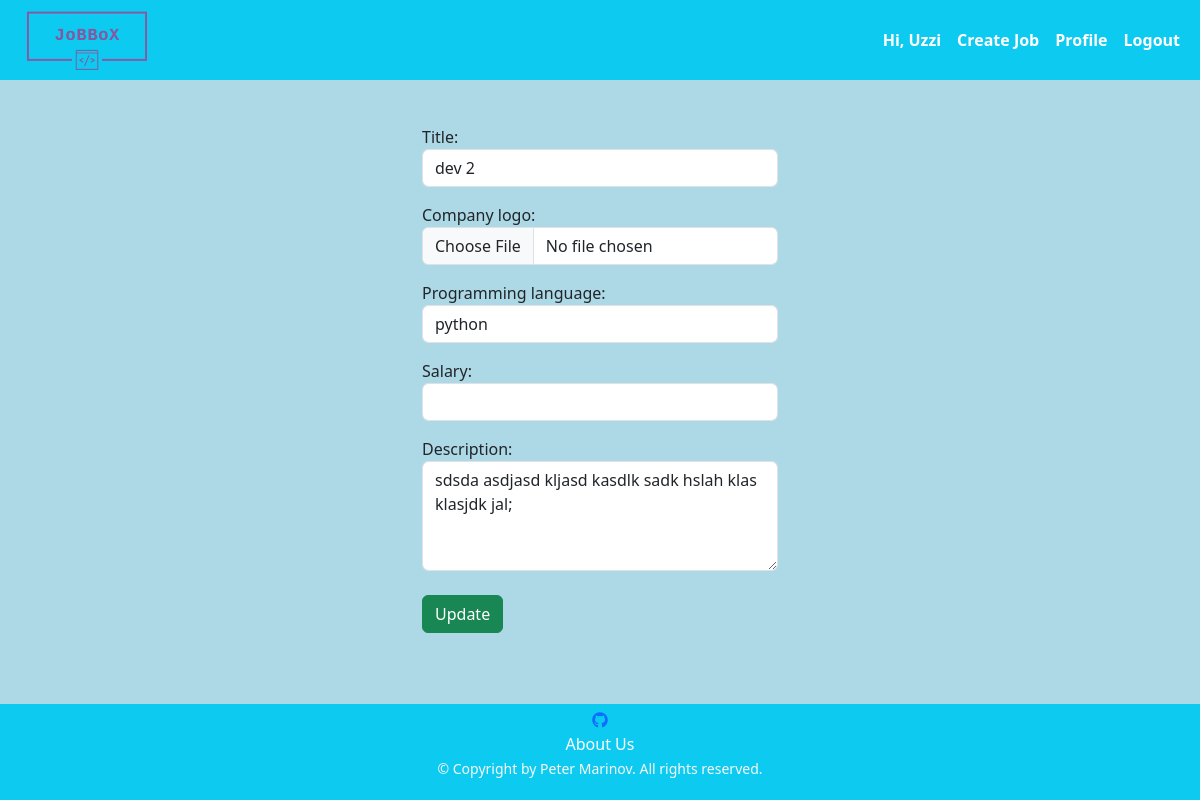
Screenshot of /job/5/edit (signed in) with the database file from the repository.
### jobbox/app_auth/models.py (models this page shows)
class AppUser(auth_models.AbstractBaseUser, auth_models.PermissionsMixin):
    USERNAME_FIELD = 'email'
    objects = AppUserManager()
    email = models.EmailField(
        null=False,
        blank=False,
        unique=True,
    )
    is_staff = models.BooleanField(
        default=False,
    )

### jobbox/common/models.py (models this page shows, shortened)
class ProfileHR(models.Model):
    FIRST_NAME_MAX_LEN = 30
    LAST_NAME_MAX_LEN = 30
    COMPANY_NAME_MAX_LEN = 15
    TELEPHONE_NUMBER_MAX_LEN = 13
    TELEPHONE_NUMBER_MIN_LEN = 4
    PROFILE_PICTURE_MAX_SIZE_IN_MB = 1
    first_name = models.CharField(
        max_length=FIRST_NAME_MAX_LEN,
        null=True,
        blank=False,
        validators=[
            check_if_only_letters,
        ]
    )
    last_name = models.CharField(
        max_length=LAST_NAME_MAX_LEN,
        null=True,
        blank=True,
        validators=[
            check_if_only_letters,
        ]
    )
    company_name = models.CharField(
        max_length=COMPANY_NAME_MAX_LEN,
        null=True,
        blank=True,
    )
    profile_picture = models.ImageField(
        upload_to='profilehr',
        null=True,
        blank=True,
        validators=[
            FileSizeValidatorInMB(PROFILE_PICTURE_MAX_SIZE_IN_MB)
        ]
    )
    telephone_number = models.CharField(
        max_length=TELEPHONE_NUMBER_MAX_LEN,
        null=True,
        blank=True,
        validators=[
            validators.MinLengthValidator(TELEPHONE_NUMBER_MIN_LEN),
            check_if_number_starts_with_zero_or_plus,
        ]
    )
    user = models.OneToOneField(
        UserModel,
        on_delete=models.CASCADE,
        primary_key=True,
    )
    class Meta:
        verbose_name_plural = 'Profile HRs'

### jobbox/job/models.py (models this page shows)
class Job(models.Model):
    TITLE_MAX_LEN = 30
    PROGRAMMING_LANGUAGE_MAX_LEN = 15
    SALARY_MIN_VALUE = 0
    DESCRIPTION_MIN_LEN = 20
    DESCRIPTION_MAX_LEN = 300
    COMPANY_LOG_MAX_SIZE_IN_MB = 1
    title = models.CharField(
        null=False,
        blank=False,
        max_length=TITLE_MAX_LEN
    )
    company_logo = models.ImageField(
        upload_to='companies_logo',
        null=False,
        blank=False,
        validators=(
            FileSizeValidatorInMB(COMPANY_LOG_MAX_SIZE_IN_MB),
        )
    )
    programming_language = models.CharField(
        null=False,
        blank=False,
        max_length=PROGRAMMING_LANGUAGE_MAX_LEN
    )
    salary = models.IntegerField(
        null=True,
        blank=True,
        validators=(
            validators.MinValueValidator(SALARY_MIN_VALUE),
        )
    )
    description = models.TextField(
        null=False,
        blank=False,
        validators=(
            validators.MinLengthValidator(DESCRIPTION_MIN_LEN),
            validators.MaxLengthValidator(DESCRIPTION_MAX_LEN),
        )
    )
    hr = models.ForeignKey(
        AppUser,
        on_delete=models.CASCADE,
    )

### jobbox/job/views.py (the view, shortened to what this page needs)
# urls.py: path('<int:pk>/edit', EditJobView.as_view(), name='edit_job'),
class EditJobView(OnlyHRCanEditAndDeleteTheirJobMixin, views.UpdateView):
    template_name = 'job/edit_job.html'
    model = Job
    form_class = EditJobFrom

### jobbox/job/forms.py
class EditJobFrom(forms.ModelForm):
    class Meta:
        model = Job
        fields = ['title', 'company_logo', 'programming_language', 'salary', 'description']
        widgets = {
            'title': forms.TextInput(attrs={'class': 'form-control'}),
            'company_logo': forms.FileInput(attrs={'class': 'form-control'}),
            'programming_language': forms.TextInput(attrs={'class': 'form-control'}),
            'salary': forms.NumberInput(attrs={'class': 'form-control'}),
            'description': forms.Textarea(attrs={'class': 'form-control', 'rows': 4}),
        }

### jobbox/job/views.py (called while the page is built)
    def dispatch(self, request, *args, **kwargs):
        user = self.request.current_user
        if not user:
            raise PermissionDenied()
        try:
            job = Job.objects.get(pk=kwargs['pk'])
            if job.hr_id == user.pk:
                has_job_created = job
            else:
                has_job_created = None
        except Job.DoesNotExist:
            has_job_created = None
        if hasattr(user, 'profilehr') and has_job_created:
            return super().dispatch(request, *args, **kwargs)
        raise PermissionDenied()

### middawares/middawares.py (called while the page is built)
def set_profile_middleware(get_response):
    def middleware(request, *args, **kwargs):
        if request.user.is_authenticated:
            request.current_user = request.user
        else:
            request.current_user = None
        return get_response(request, *args, **kwargs)
    return middleware

### templates/job/edit_job.html (shortened to what this page needs)
{% extends 'base.html' %}
{% block content %}
    <div class="col-sm-4">
        <form action="{% url 'edit_job' pk=object.pk %}" method="POST" enctype="multipart/form-data">
            <div class="form-group">
                {{ form.as_p }}
                <button class="btn btn-success mt-2">Update</button>
            </div>
        </form>
    </div>
{% endblock %}

### templates/base.html (shortened to what this page needs)
{% load static %}
<!doctype html>
<html lang="en">
<head>
    <link href="https://cdn.jsdelivr.net/npm/bootstrap@5.3.0/dist/css/bootstrap.min.css" rel="stylesheet"
>
    <link rel="stylesheet" href="{% static 'style/styles.css' %}">
    <link rel="stylesheet" href="https://cdnjs.cloudflare.com/ajax/libs/font-awesome/6.4.0/css/all.min.css">
</head>
<body>
<header class="header" stlye="height: 100%;">
    <nav class="navbar navbar-expand-sm navbar-light bg-info">
        <div class="container-fluid">
            <a href="{% url 'index' %}">
                <img src="{% static 'jobbox_logos/logo_transparent.png' %}" alt="JoBBoX logo" width="150"
                     class="d-inline-block align-top">
            </a>
            {% if not request.current_user.is_authenticated %}
                <ul class="navbar-nav">
                    <li class="nav-item active">
                        <a class="nav-link badge badge-dark fw-bold nav-link" href="{% url 'login_user' %}">Login</a>
                    </li>
                    <li class="nav-item active">
                        <a class="nav-link badge badge-dark" href="{% url 'register_user' %}">Register</a>
                    </li>
                </ul>
            {% else %}
                <ul class="navbar-nav">
                    <li class="nav-item active">
                        <span class="nav-link badge badge-dark fw-bold">Hi, {{ request.current_user.profilehr.first_name }}</span>
                    </li>
                    <li class="nav-item active">
                        <a class="nav-link badge badge-dark fw-bold" href="{% url 'create_job' %}">Create Job</a>
                    </li>
                    <li class="nav-item active">
                        <a class="nav-link badge badge-dark fw-bold" href="{% url 'profile_user' %}">Profile</a>
                    </li>
                    <li class="nav-item active">
                        <a class="nav-link badge badge-dark fw-bold" href="{% url 'logout_user' %}">Logout</a>
                    </li>
                </ul>
            {% endif %}
        </div>
    </nav>
</header>
<main class="main-content">
    <div class="container">
        <div class="row justify-content-center">
            {% block content %}
            {% endblock %}
        </div>
    </div>
</main>
<footer class="bg-info footer">
    <div class="container text-light text-center pt-1">
        <ul class="list-unstyled">
            <li>
                <a href="https://github.com/peter-marinov/jobbox">
                    <i class="fa-brands fa-github"></i>
                </a>
            </li>
            <li>
                <a class="remove-link-underline text-white-70" href="{% url 'about' %}">About Us</a>
            </li>
            <li>
                <small class="text-white-70">&copy; Copyright by Peter Marinov. All rights reserved.</small>
            </li>
        </ul>
    </div>
</footer>
</body>
</html>

### static_files/style/styles.css (style rules this page uses)
html, body { height: 100%; }
.header { height: 10%; background-color: lightblue }
.main-content { min-height: 78%; = }
.footer { height: 12%; }
.nav-link { font-size: 16px; }
.main-content { padding-top: 45px; background-color: lightblue; }
main { overflow-y: auto; }
form .form-control { margin-bottom: 14px }
.remove-link-underline { text-decoration: none; color: white; }

### rows the page displays
AppUser: current_user.profilehr.first_name "Uzzi"
Job: title "dev 2", programming_language "python", description "sdsda asdjasd kljasd kasdlk sadk hslah klas klasjdk jal;"
